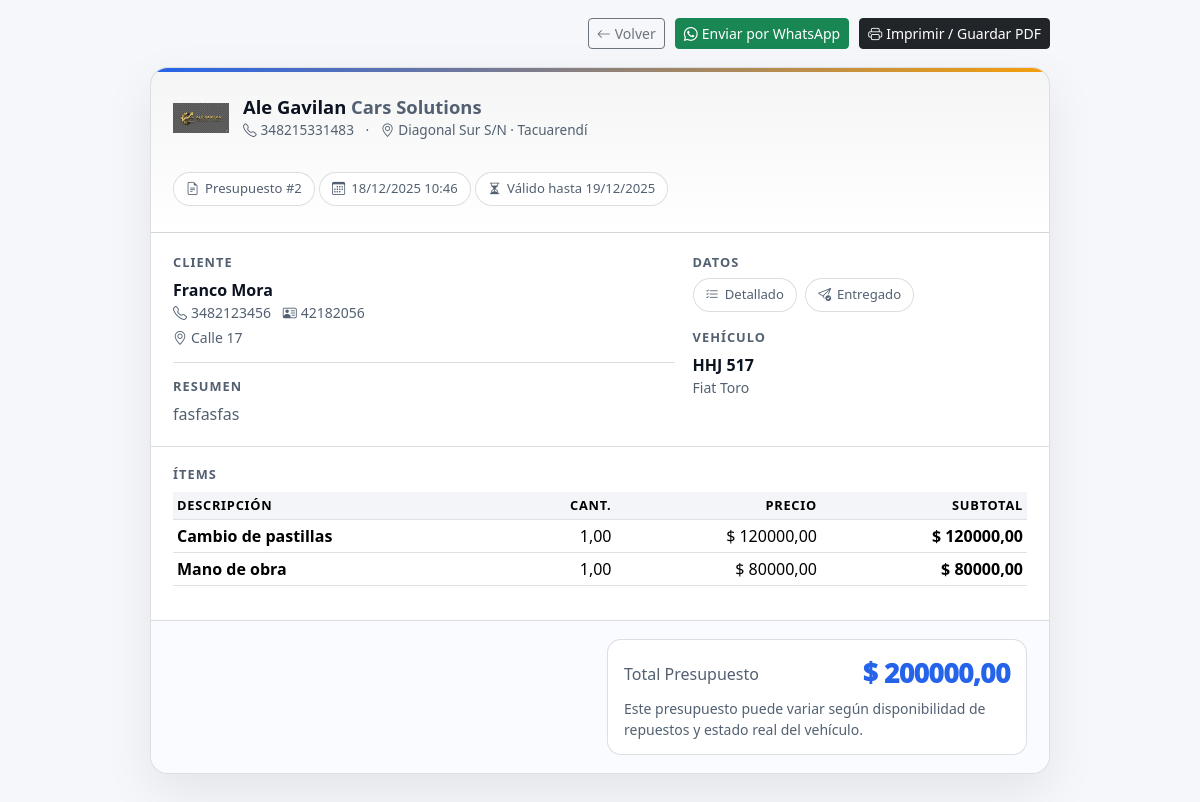
The app's page /presupuestos/2/comprobante/ (signed in) with its own data.
### taller/models.py (models this page shows, shortened)
class Presupuesto(models.Model):
    TIPO_RAPIDO = "RAPIDO"
    TIPO_DETALLADO = "DETALLADO"
    TIPO_CHOICES = [
        (TIPO_RAPIDO, "Presupuesto rápido"),
        (TIPO_DETALLADO, "Presupuesto detallado"),
    ]
    ESTADO_BORRADOR = "BORRADOR"
    ESTADO_ENTREGADO = "ENTREGADO"
    ESTADO_APROBADO = "APROBADO"
    ESTADO_RECHAZADO = "RECHAZADO"
    ESTADO_CHOICES = [
        (ESTADO_BORRADOR, "Borrador"),
        (ESTADO_ENTREGADO, "Entregado"),
        (ESTADO_APROBADO, "Aprobado"),
        (ESTADO_RECHAZADO, "Rechazado"),
    ]
    cliente = models.ForeignKey(
        Cliente,
        related_name="presupuestos",
        on_delete=models.PROTECT,
    )
    vehiculo = models.ForeignKey(
        Vehiculo,
        related_name="presupuestos",
        on_delete=models.PROTECT,
        null=True,
        blank=True,
        help_text="Opcional: si todavía no se sabe el vehículo exacto.",
    )
    tipo = models.CharField(max_length=15, choices=TIPO_CHOICES, default=TIPO_DETALLADO)
    fecha = models.DateTimeField(default=timezone.now)
    valido_hasta = models.DateField(null=True, blank=True)
    estado = models.CharField(max_length=15, choices=ESTADO_CHOICES, default=ESTADO_BORRADOR)
    titulo = models.CharField(max_length=160, default="Presupuesto")
    resumen = models.TextField(help_text="Resumen claro del presupuesto para el cliente.")
    notas_internas = models.TextField(blank=True)
    activo = models.BooleanField(default=True, db_index=True)
    eliminado_en = models.DateTimeField(null=True, blank=True)
    descuento = models.DecimalField(
        max_digits=12,
        decimal_places=2,
        default=Decimal("0.00"),
        validators=[MinValueValidator(Decimal("0.00"))],
        help_text="Descuento total (solo se muestra si > 0).",
    )
    total = models.DecimalField(
        max_digits=12,
        decimal_places=2,
        default=Decimal("0.00"),
        editable=False,
    )
    class Meta:
        verbose_name = "Presupuesto"
        verbose_name_plural = "Presupuestos"
        ordering = ["-fecha"]
        constraints = [
            models.CheckConstraint(condition=Q(descuento__gte=0), name="presupuesto_descuento_gte_0"),
            models.CheckConstraint(condition=Q(total__gte=0), name="presupuesto_total_gte_0"),
        ]

class Cliente(models.Model):
    nombre = models.CharField(max_length=100)
    apellido = models.CharField(max_length=100, blank=True)
    telefono = models.CharField(max_length=50, blank=True)
    email = models.EmailField(blank=True)
    dni = models.CharField("DNI / CUIT", max_length=20, blank=True)
    direccion = models.CharField(max_length=255, blank=True)
    notas = models.TextField(blank=True, help_text="Comentarios generales sobre el cliente.")
    class Meta:
        verbose_name = "Cliente"
        verbose_name_plural = "Clientes"
        ordering = ["nombre", "apellido"]
    @property
    def nombre_completo(self):
        if self.apellido:
            return f"{self.nombre} {self.apellido}"
        return self.nombre

class Vehiculo(models.Model):
    cliente = models.ForeignKey(
        Cliente,
        related_name="vehiculos",
        on_delete=models.CASCADE,
    )
    patente = models.CharField(max_length=10, unique=True)
    marca = models.CharField(max_length=50)
    modelo = models.CharField(max_length=100)
    anio = models.PositiveIntegerField("Año", null=True, blank=True)
    color = models.CharField(max_length=50, blank=True)
    kilometraje_actual = models.PositiveIntegerField(
        default=0,
        help_text="Último kilometraje registrado.",
    )
    estado_cubiertas = models.CharField(
        max_length=200,
        blank=True,
        help_text="Ej: Delanteras 70%, traseras 40%.",
    )
    proximo_service_km = models.PositiveIntegerField(
        null=True,
        blank=True,
        help_text="Kilometraje sugerido para el próximo control.",
    )
    proximo_service_fecha = models.DateField(
        null=True,
        blank=True,
        help_text="Fecha sugerida para el próximo control.",
    )
    notas = models.TextField(
        blank=True,
        help_text="Observaciones generales del vehículo.",
    )
    class Meta:
        verbose_name = "Vehículo"
        verbose_name_plural = "Vehículos"
        ordering = ["patente"]

class PresupuestoItem(models.Model):
    presupuesto = models.ForeignKey(
        Presupuesto,
        related_name="items",
        on_delete=models.CASCADE,
    )
    descripcion = models.CharField(max_length=255)
    cantidad = models.DecimalField(
        max_digits=10,
        decimal_places=2,
        default=Decimal("1.00"),
        validators=[MinValueValidator(Decimal("0.01"))],
    )
    precio_unitario = models.DecimalField(
        max_digits=12,
        decimal_places=2,
        validators=[MinValueValidator(Decimal("0.00"))],
    )
    subtotal = models.DecimalField(
        max_digits=12,
        decimal_places=2,
        default=Decimal("0.00"),
        editable=False,
    )
    class Meta:
        verbose_name = "Ítem de presupuesto"
        verbose_name_plural = "Ítems de presupuesto"
        constraints = [
            models.CheckConstraint(condition=Q(cantidad__gt=0), name="presupuestoitem_cantidad_gt_0"),
            models.CheckConstraint(condition=Q(precio_unitario__gte=0), name="presupuestoitem_precio_unitario_gte_0"),
            models.CheckConstraint(condition=Q(subtotal__gte=0), name="presupuestoitem_subtotal_gte_0"),
        ]

### taller/views.py (the view)
# urls.py: path("presupuestos/<int:pk>/comprobante/", PresupuestoComprobanteView.as_view(), name="presupuesto_comprobante"),
class PresupuestoComprobanteView(LoginRequiredMixin, DetailView):
    model = Presupuesto
    template_name = "taller/presupuesto_comprobante.html"
    context_object_name = "presupuesto"
    login_url = "login"
    def get_queryset(self):
        return Presupuesto.objects.filter(activo=True).select_related("cliente", "vehiculo").prefetch_related("items")
    def get_context_data(self, **kwargs):
        ctx = super().get_context_data(**kwargs)
        presupuesto = self.object
        tel = (presupuesto.cliente.telefono if presupuesto.cliente else "") or ""
        ctx["wsp_phone"] = _normalize_phone_for_whatsapp(tel)
        ctx["wsp_text"] = _wsp_text_presupuesto(presupuesto)
        return ctx

### taller/views.py (called while the page is built)
def _format_ars(value, decimals=2):
    if value is None or value == "":
        return ""
    try:
        d = Decimal(str(value))
        q = Decimal("1." + ("0" * int(decimals))) if decimals else Decimal("1")
        d = d.quantize(q)
        s = f"{d:,.{decimals}f}"  # US: 1,234,567.89
        s = s.replace(",", "X").replace(".", ",").replace("X", ".")
        return s
    except (InvalidOperation, ValueError, TypeError):
        return ""

def _normalize_phone_for_whatsapp(raw: str) -> str:
    if not raw:
        return ""
    digits = re.sub(r"\D+", "", str(raw))
    if not digits:
        return ""
    if digits.startswith("00"):
        digits = digits[2:]
    if digits.startswith("54"):
        digits = digits[2:]
    if digits.startswith("9") and len(digits) >= 10:
        digits = digits[1:]
    if digits.startswith("0"):
        digits = digits[1:]
    if not digits:
        return ""
    if digits.startswith("15"):
        return ""
    for area_len in (4, 3, 2):
        if len(digits) > area_len + 2 and digits[area_len:area_len + 2] == "15":
            digits = digits[:area_len] + digits[area_len + 2:]
            break
    if len(digits) < 8:
        return ""
    return "549" + digits

### taller/templates/taller/presupuesto_comprobante.html (shortened to what this page needs)
{% load static %}
<!doctype html>
<html lang="es">
<head>
  <link href="https://cdn.jsdelivr.net/npm/bootstrap@5.3.3/dist/css/bootstrap.min.css" rel="stylesheet">
  <link rel="stylesheet" href="https://cdn.jsdelivr.net/npm/bootstrap-icons@1.11.3/font/bootstrap-icons.min.css">
</head>
<body>
  <div class="actions">
    <a class="btn btn-outline-secondary btn-sm" href="{% url 'taller:presupuesto_detail' presupuesto.id %}">
      <i class="bi bi-arrow-left me-1"></i>Volver
    </a>
    {% if wsp_phone %}
      <a class="btn btn-success btn-sm"
         target="_blank" rel="noopener noreferrer"
         href="https://wa.me/{{ wsp_phone|cut:' '|cut:'+'|cut:'-'|cut:'('|cut:')' }}?text={{ wsp_text|urlencode }}">
        <i class="bi bi-whatsapp me-1"></i>Enviar por WhatsApp
      </a>
    {% else %}
      <button class="btn btn-success btn-sm" disabled
              title="Cargá un teléfono en el cliente para habilitar WhatsApp">
        <i class="bi bi-whatsapp me-1"></i>WhatsApp
      </button>
    {% endif %}
    <button class="btn btn-dark btn-sm" onclick="window.print()" aria-label="Imprimir o guardar en PDF">
      <i class="bi bi-printer me-1"></i>Imprimir / Guardar PDF
    </button>
  </div>
  <div class="sheet" role="document" aria-label="Comprobante de presupuesto">
    <div class="sheet-header">
      <div class="brand">
        <img src="{% static 'taller/img/logo.png' %}" alt="Logo Ale Gavilan Cars Solutions">
        <div>
          <h1>Ale Gavilan <span class="muted">Cars Solutions</span></h1>
          <small>
            <i class="bi bi-telephone me-1"></i><a href="tel:348215331483" class="text-decoration-none" style="color:inherit;">348215331483</a>
            <span class="mx-2">·</span>
            <i class="bi bi-geo-alt me-1"></i>Diagonal Sur S/N · Tacuarendí
          </small>
        </div>
      </div>
      <div class="text-end">
        <div class="pill mb-2">
          <i class="bi bi-file-earmark-text"></i>
          Presupuesto #{{ presupuesto.id }}
        </div>
        <div class="pill">
          <i class="bi bi-calendar3"></i>
          {{ presupuesto.fecha|date:"d/m/Y" }} {{ presupuesto.fecha|time:"H:i" }}
        </div>
        {% if presupuesto.valido_hasta %}
          <div class="pill mt-2">
            <i class="bi bi-hourglass-split"></i>
            Válido hasta {{ presupuesto.valido_hasta|date:"d/m/Y" }}
          </div>
        {% endif %}
      </div>
    </div>
    <div class="meta">
      <div>
        <div class="block-title">Cliente</div>
        <div class="fw-semibold">{{ presupuesto.cliente.nombre_completo|default:"—" }}</div>
        <div class="muted small">
          {% if presupuesto.cliente.telefono %}
            <i class="bi bi-telephone me-1"></i>{{ presupuesto.cliente.telefono }}
          {% else %}
            <i class="bi bi-telephone me-1"></i>Sin teléfono
          {% endif %}
          {% if presupuesto.cliente.dni %}
            <span class="ms-2"><i class="bi bi-person-vcard me-1"></i>{{ presupuesto.cliente.dni }}</span>
          {% endif %}
        </div>
        {% if presupuesto.cliente.direccion %}
          <div class="muted small mt-1">
            <i class="bi bi-geo-alt me-1"></i>{{ presupuesto.cliente.direccion }}
          </div>
        {% endif %}
        <div class="divider"></div>
        <div class="block-title">Resumen</div>
        <div class="muted pre">{{ presupuesto.resumen|default:"—" }}</div>
      </div>
      <div>
        <div class="block-title">Datos</div>
        <div class="d-flex flex-wrap gap-2 mb-2">
          {% if presupuesto.tipo == "RAPIDO" %}
            <span class="pill"><i class="bi bi-lightning-charge-fill"></i>Rápido</span>
          {% else %}
            <span class="pill"><i class="bi bi-list-check"></i>Detallado</span>
          {% endif %}
          {% if presupuesto.estado == "BORRADOR" %}
            <span class="pill"><i class="bi bi-pencil-square"></i>Borrador</span>
          {% elif presupuesto.estado == "ENTREGADO" %}
            <span class="pill"><i class="bi bi-send-check"></i>Entregado</span>
          {% elif presupuesto.estado == "APROBADO" %}
            <span class="pill"><i class="bi bi-check-circle-fill"></i>Aprobado</span>
          {% else %}
            <span class="pill"><i class="bi bi-x-circle-fill"></i>Rechazado</span>
          {% endif %}
        </div>
        <div class="block-title mt-3">Vehículo</div>
        {% if presupuesto.vehiculo %}
          <div class="fw-semibold">{{ presupuesto.vehiculo.patente|default:"—" }}</div>
          <div class="muted small">{{ presupuesto.vehiculo.marca|default:"" }} {{ presupuesto.vehiculo.modelo|default:"" }}</div>
        {% else %}
          <div class="muted small">Sin vehículo asignado</div>
        {% endif %}
      </div>
    </div>
    <div class="items">
      <div class="block-title mb-2">Ítems</div>
      <div class="table-responsive">
        <table class="table table-sm align-middle">
          <thead>
            <tr>
              <th>Descripción</th>
              <th class="text-end">Cant.</th>
              <th class="text-end">Precio</th>
              <th class="text-end">Subtotal</th>
            </tr>
          </thead>
          <tbody>
            {% for it in presupuesto.items.all %}
              <tr>
                <td class="fw-semibold">{{ it.descripcion|default:"—" }}</td>
                <td class="text-end">{{ it.cantidad|default:"0"|floatformat:2 }}</td>
                <td class="text-end">$ {{ it.precio_unitario|default:"0"|floatformat:2 }}</td>
                <td class="text-end fw-semibold">$ {{ it.subtotal|default:"0"|floatformat:2 }}</td>
              </tr>
            {% empty %}
              <tr>
                <td colspan="4" class="text-center text-muted py-4">No hay ítems cargados.</td>
              </tr>
            {% endfor %}
          </tbody>
        </table>
      </div>
    </div>
    <div class="totals">
      <div class="total-box">
        <div class="d-flex justify-content-between align-items-center">
          <span class="muted">Total Presupuesto</span>
          <span class="value">$ {{ presupuesto.total|default:"0"|floatformat:2 }}</span>
        </div>
        <div class="muted small mt-1">
          Este presupuesto puede variar según disponibilidad de repuestos y estado real del vehículo.
        </div>
      </div>
    </div>
  </div>
</body>
</html>

### taller/templates/taller/presupuesto_comprobante.html (style rules this page uses)
:root { --ink:#0b1220; --muted:#526071; --line:rgba(15,23,42,.14); --soft:#f3f5f9; --accent:#2563eb; }
body { color:var(--ink); background:#f6f7fb; font-family:system-ui,-apple-system,"Segoe UI",Inter,sans-serif; }
.actions { max-width:900px; margin:18px auto; display:flex; gap:10px; justify-content:flex-end; flex-wrap:wrap; }
.sheet { max-width:900px; margin:0 auto 32px; background:#fff; border:1px solid var(--line); border-radius:18px; box-shadow:0 18px 50px rgba(0,0,0,.08); overflow:hidden; position:relative; }
.sheet::before { content:""; height:4px; background:linear-gradient(90deg,var(--accent),#f59e0b); display:block; }
.sheet-header { padding:18px 22px; border-bottom:1px solid var(--line); background:linear-gradient(180deg, rgba(2,6,23,.04), transparent); display:flex; justify-content:space-between; gap:18px; flex-wrap:wrap; }
.brand { display:flex; gap:14px; align-items:center; }
.brand img { width:56px; height:56px; object-fit:contain; }
.brand h1 { font-size:1.15rem; margin:0; font-weight:900; }
.brand small { display:block; color:var(--muted); margin-top:2px; font-size:.85rem; }
.pill { display:inline-flex; align-items:center; gap:6px; border:1px solid var(--line); padding:6px 12px; border-radius:999px; font-size:.82rem; color:var(--muted); background:#fff; white-space:nowrap; }
.meta { padding:20px 22px; display:grid; grid-template-columns:1.2fr .8fr; gap:18px; border-bottom:1px solid var(--line); }
.block-title { font-weight:900; font-size:.8rem; letter-spacing:.08em; text-transform:uppercase; color:var(--muted); margin-bottom:6px; }
.muted { color:var(--muted); }
.pre { white-space: pre-wrap; }
.divider { height:1px; background:var(--line); margin:14px 0; }
.items { padding:18px 22px; }
.table thead th { background:var(--soft); font-size:.8rem; text-transform:uppercase; letter-spacing:.06em; }
.table td, .table th { vertical-align: middle; }
.totals { padding:18px 22px; border-top:1px solid var(--line); background:#fafbfe; }
.total-box { margin-left:auto; width:min(420px,100%); border:1px solid var(--line); background:#fff; border-radius:14px; padding:14px 16px; }
.total-box .value { font-size:1.65rem; font-weight:950; color:var(--accent); letter-spacing:-.01em; }

### records on screen
Presupuesto: id "2", fecha "18/12/2025", fecha "10:46", valido_hasta "19/12/2025", cliente.nombre_completo "Franco Mora", cliente.telefono "3482123456", cliente.dni "42182056", cliente.direccion "Calle 17", resumen "fasfasfas", vehiculo.patente "HHJ 517", vehiculo.marca "Fiat", vehiculo.modelo "Toro", total "200000,00"
PresupuestoItem: descripcion "Cambio de pastillas", cantidad "1,00", precio_unitario "120000,00", subtotal "120000,00"
PresupuestoItem: descripcion "Mano de obra", cantidad "1,00", precio_unitario "80000,00", subtotal "80000,00"
